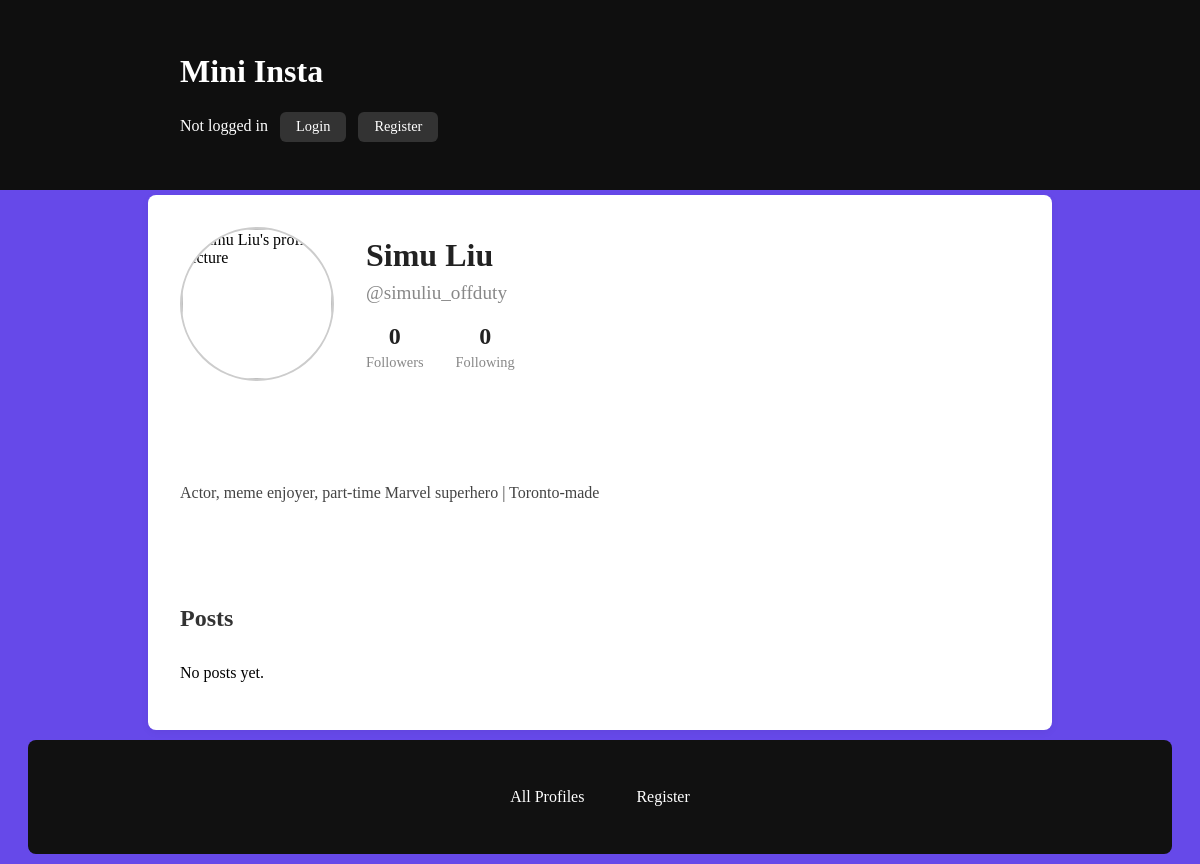
Page /mini_insta/profile/3/ on the earlier database version.
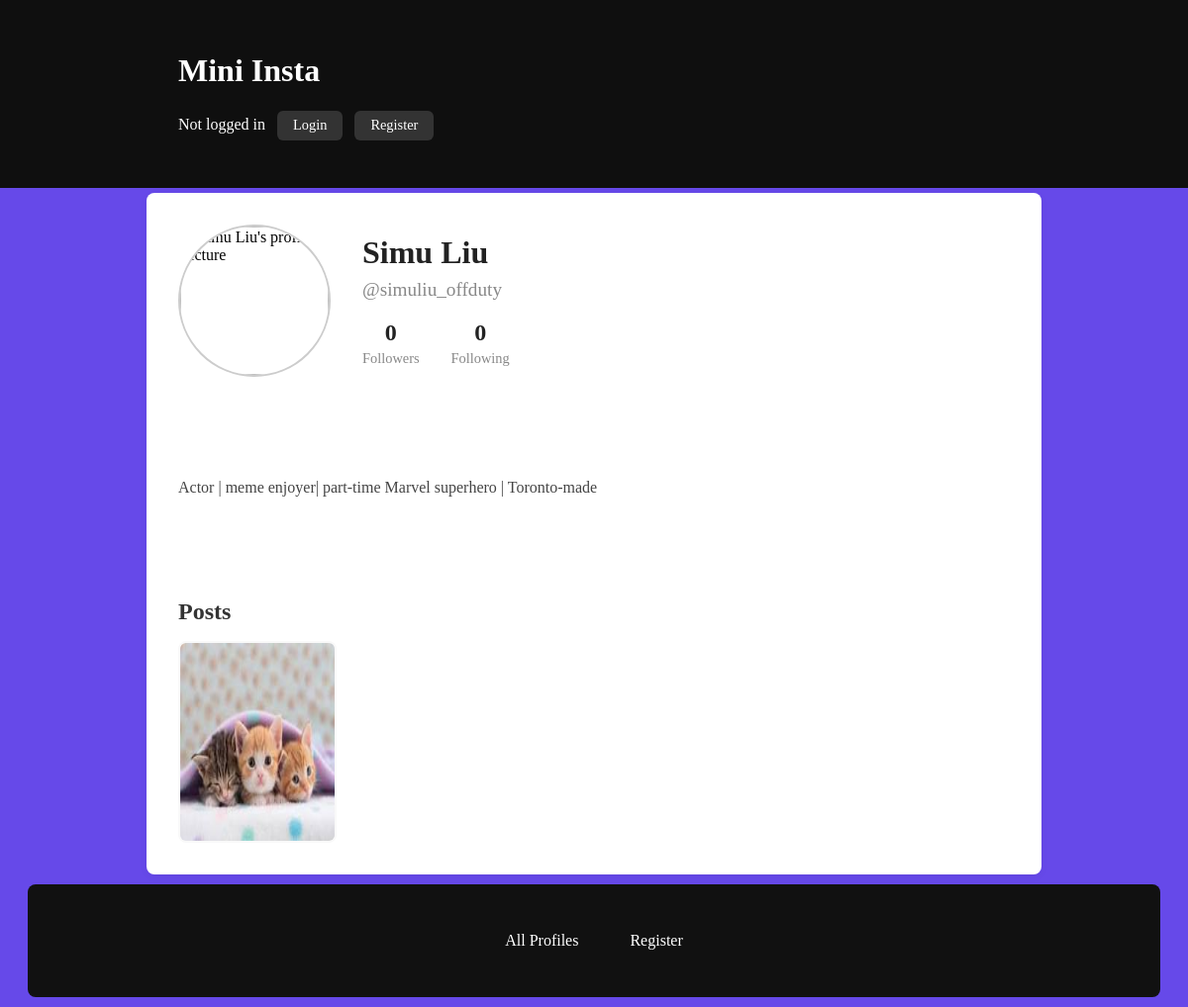
Same page on the later database version.
### mini_insta/models.py (models this page shows, shortened)
class Profile(models.Model):
    user = models.ForeignKey(User, on_delete=models.CASCADE)
    username = models.TextField(blank=True)
    display_name = models.CharField(max_length=90)
    profile_image_url = models.TextField(blank=True)
    bio_text = models.TextField(blank=True)
    join_date = models.DateTimeField(auto_now=True)
    def get_all_posts (self):
        posts = Post.objects.filter(profile=self)
        return posts
    def get_num_followers(self):
        return Follow.objects.filter(profile=self).count()
    def get_num_following(self):
        return Follow.objects.filter(follower_profile=self).count()

class Post(models.Model):
    profile = models.ForeignKey(Profile, on_delete=models.CASCADE) #forein key to indicate the relastionship to the Profile of the creator of this post
    caption = models.TextField(blank=True) #optional text associated with this post
    timestamp = models.DateTimeField(auto_now=True) #time at which this post was created/saved
    def get_all_photos (self):
        photos = Photo.objects.filter(post=self)
        return photos

class Photo(models.Model):
    post = models.ForeignKey(Post, on_delete=models.CASCADE) #foreign key to indicate the relationship to the Post to which this Photo is associated
    image_url = models.TextField(blank=True) #URL to an image
    image_file = models.ImageField(blank=True) #an actual image
    timestamp = models.DateTimeField(auto_now=True) #time at which this image was added
    def get_image_url(self):
        if self.image_file:
            return self.image_file.url
        else:
            return self.image_url

### mini_insta/views.py (the view, shortened to what this page needs)
# urls.py: path('profile/', ProfileDetailView.as_view(), name="my_profile"),  # Show logged-in user's profile
class ProfileDetailView(DetailView):
    model = Profile
    template_name = "mini_insta/show_profile.html"
    context_object_name = "profile"
    def get_object(self):
        if 'pk' in self.kwargs:
            return super().get_object()
        else:
            return Profile.objects.get(user=self.request.user)
    def get_context_data(self, **kwargs):
        context = super().get_context_data(**kwargs)
        return context

### mini_insta/templates/mini_insta/show_profile.html (shortened to what this page needs)
{% extends 'mini_insta/base.html' %}
    {% block content %}
    <div class="profile-page">
        <div class="profile-header">
            <img class="profile-image-large" src="{{ profile.profile_image_url }}" alt="{{ profile.display_name }}'s profile picture">
            <div class="profile-header-info">
                <h1 class="profile-name">{{ profile.display_name }}</h1>
                <p class="profile-username">@{{ profile.username }}</p>
                <div class="profile-stats">
                    <a href="{% url 'show_followers' pk=profile.pk %}" class="stat-item">
                        <span class="stat-count">{{ profile.get_num_followers }}</span>
                        <span class="stat-label">Followers</span>
                    </a>
                    <a href="{% url 'show_following' pk=profile.pk %}" class="stat-item">
                        <span class="stat-count">{{ profile.get_num_following }}</span>
                        <span class="stat-label">Following</span>
                    </a>
                </div>
            </div>
        </div>
        <div class="profile-bio">
            <p>{{ profile.bio_text }}</p>
        </div>
        <div class="profile-posts">
            <h2>Posts</h2>
            <div class="profile-posts-grid">
                {% for post in profile.get_all_posts %}
                    <a href="{% url 'post_detail' post.pk %}" class="post">
                        {% if post.get_all_photos.first %}
                        <img src="{{ post.get_all_photos.first.get_image_url }}" alt="Post thumbnail">
                        {% else %}
                            <img src="https://www.nomadfoods.com/wp-content/uploads/2018/08/placeholder-1-e1533569576673.png" alt="No Image">
                        {% endif %}
                    </a>
                {% empty %}
                    <p>No posts yet.</p>
                {% endfor %}
            </div>
        </div>
    </div>
{% endblock%}

Differences in the rows shown:
changed Profile "Simu Liu": bio_text "Actor, meme enjoyer, part-time Marvel superhero | Toronto-made" → "Actor | meme enjoyer| part-time Marvel superhero | Toronto-made"
added Post: get_all_photos.first.get_image_url (picture)
Other differences:
text no longer shown: "No posts yet."
